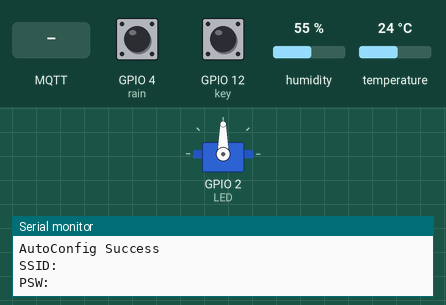
Bench run of a sketch on a simulated ESP8266 (NodeMCU). Parts: servo, the last lines printed to the serial monitor. The test bench sets the inputs (shaded band); at power-on: GPIO 12 (key) LOW, GPIO 4 (rain) HIGH, humidity 55 %, temperature 24 °C. WiFi joins after 1.5 s; servers stay silent unless stated; no MQTT or app messages arrive unless stated.

Above: at 2.7 s.
2.8 s: MQTT message "3" arrives on the first subscribed topic
At 4.0 s:
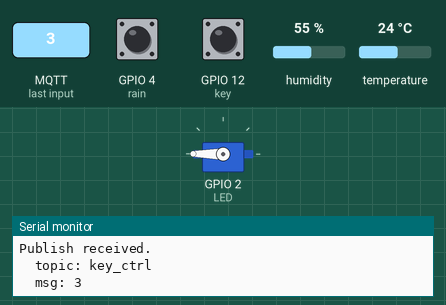
4.3 s: GPIO 12 (key) pulled HIGH for 1 s
At 5.7 s:
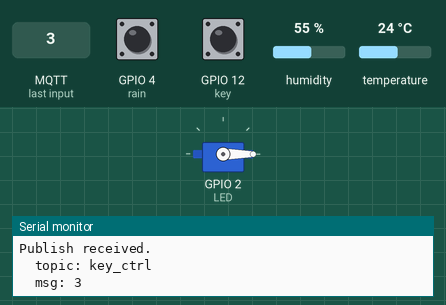
Timing chart, 0 to 7.3 s (numbered marks = the images above; inputs shaded):
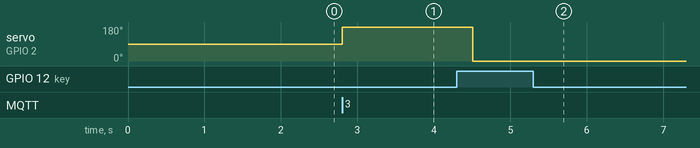

The sketch:

esp_2.ino
```cpp
#include <Arduino.h>
#include <DHT.h>
#include <Wire.h>
#include <Servo.h>

#include <ESP8266WiFi.h>
#include <Ticker.h>
#include <AsyncMqttClient.h>

//#define WIFI_SSID "ZTE-E8820S"
//#define WIFI_PASSWORD "12345678"

//#define MQTT_HOST IPAddress(www.xiaotao2333.top)
#define MQTT_HOST "rise.rnrn.tk"
#define MQTT_PORT 5010 //默认1883，传透至5010

// Temperature MQTT Topics
#define MQTT_PUB_TEMP "esp_2/temperature"
#define MQTT_PUB_HUM  "esp_2/humidity"
#define MQTT_PUB_SMOK "esp_2/smoker"
#define MQTT_PUB_RAIN "esp_2/rain"
#define MQTT_PUB_POS  "esp_2/pos"


AsyncMqttClient mqttClient;
Ticker mqttReconnectTimer;
WiFiEventHandler wifiConnectHandler;
WiFiEventHandler wifiDisconnectHandler;
Ticker wifiReconnectTimer;


#define DHTPIN 5
#define DHTTYPE    DHT11     // DHT 11
DHT dht(DHTPIN, DHTTYPE);

const int analogInPin = A0;  //ESP8266模拟引脚ADC0,也就是A0
int sensorValue = 0;
int rain = 4;//D2
int key = 12;//D6
int LED =2;
int duoji_satage;//全局变量储存舵机角度

Servo myServo;  // 定义Servo对象来控制
int pos = 0;    // 角度存储变量
int rain_satage;


void connectToWifi() {
  Serial.println("Connecting to Wi-Fi...");
 // WiFi.begin(WIFI_SSID, WIFI_PASSWORD);
  wifi();
}

void connectToMqtt() {
  Serial.println("Connecting to MQTT...");
  mqttClient.connect();
}

void onWifiConnect(const WiFiEventStationModeGotIP& event) {
  Serial.println("Connected to Wi-Fi.");
  connectToMqtt();
}

void onWifiDisconnect(const WiFiEventStationModeDisconnected& event) {
  Serial.println("Disconnected from Wi-Fi.");
  mqttReconnectTimer.detach(); // ensure we don't reconnect to MQTT while reconnecting to Wi-Fi
  wifiReconnectTimer.once(2, connectToWifi);
}

void onMqttConnect(bool sessionPresent) {
  Serial.println("Connected to MQTT.");
  Serial.print("Session present: ");
  Serial.println(sessionPresent);

  uint16_t packetIdSub = mqttClient.subscribe("key_ctrl", 2);
}

void onMqttDisconnect(AsyncMqttClientDisconnectReason reason) {
  Serial.println("Disconnected from MQTT.");

  if (WiFi.isConnected()) {
    mqttReconnectTimer.once(2, connectToMqtt);
  }
}

void onMqttSubscribe(uint16_t packetId, uint8_t qos) {
  Serial.println("Subscribe acknowledged.");
  Serial.print("  packetId: ");
  Serial.println(packetId);
  Serial.print("  qos: ");
  Serial.println(qos);
}
void onMqttUnsubscribe(uint16_t packetId) {
  Serial.println("Unsubscribe acknowledged.");
  Serial.print("  packetId: ");
  Serial.println(packetId);
}

void onMqttMessage(char* topic, char* payload, AsyncMqttClientMessageProperties properties, size_t len, size_t index, size_t total) {
  Serial.println("Publish received.");
  Serial.print("  topic: ");
  Serial.println(topic);
  Serial.print("  msg: ");
  for (int i = 0; i < len; i++)
  {
    Serial.print(payload[i]);
  }
  Serial.println();

 if(topic[0]=='k'&&topic[1]=='e'&&topic[2]=='y')
  {
    if(payload[0]=='3')
    {myServo.write(180); duoji_satage=180;}
    if(payload[0]=='2')
    {myServo.write(90); duoji_satage=90;}
    if(payload[0]=='1')
    {myServo.write(0); duoji_satage=0;}
  }

  //待改写

}

void onMqttPublish(uint16_t packetId) {
  Serial.println("Publish acknowledged.");
  Serial.print("  packetId: ");
  Serial.println(packetId);
}

void bled()
{
 digitalWrite(LED_BUILTIN, LOW);
 delay(10);
 digitalWrite(LED_BUILTIN, HIGH);
}
void wifi()
{
  WiFi.mode(WIFI_STA);
  WiFi.begin();
  int i=0;
  while(i<=30){
    Serial.println(i);
    delay(100);
    if (WiFi.status() == WL_CONNECTED)break;
    i++;

  }

  if (WiFi.status() == WL_CONNECTED)
  {
    Serial.println("AutoConfig Success");
    Serial.printf("SSID:%s\r\n", WiFi.SSID().c_str());
    Serial.printf("PSW:%s\r\n", WiFi.psk().c_str());
    WiFi.printDiag(Serial);
  }
  else
  {
    smartConfig();//调用smartconfig
  }
}
void smartConfig() {
  Serial.println("begin stmart config...");
  WiFi.beginSmartConfig();
  while (WiFi.status() != WL_CONNECTED) {
    Serial.println("place use ESP-touch app to config wifi...");
    digitalWrite(LED, HIGH);

    delay(300);
    digitalWrite(LED, LOW);
    delay(300);
    if (WiFi.smartConfigDone()) {
      Serial.println("\r\nsmartconfig success");
      Serial.printf("SSID:%S", WiFi.SSID().c_str());
      Serial.printf("PW:%s", WiFi.psk().c_str());
      break;
    }
  }
}
/*
 smartconfig 配套清除wifi信息函数
*/
void delwifi()
{
    ESP.eraseConfig();
    delay(1000);
    Serial.println("已清除wifi信息，正在重启！");
    ESP.reset();
    ESP.restart();
}

void read_data()
{
  float newT = dht.readTemperature();
  float newH = dht.readHumidity();

  sensorValue = analogRead(analogInPin);
  rain_satage=digitalRead(rain);

  Serial.print("温度：");
  Serial.println(newT);
  Serial.print("湿度：");
  Serial.println(newH);
  Serial.print("sensor = ");
  Serial.println(sensorValue);
  Serial.print("rain = ");
  Serial.println(rain_satage);
  Serial.print("key = ");
  Serial.println(digitalRead(key));
  Serial.print("pos = ");
  Serial.println(duoji_satage);

  mqtt_pub(newT,newH,sensorValue,rain_satage,duoji_satage);//mqtt 发布
  Serial.println("-------send ok!-------");
}

void mqtt_pub(float newT,float newH,int sensorValue,int rain_satage,int duoji_satage )
{
  uint16_t packetIdPub1 = mqttClient.publish(MQTT_PUB_TEMP, 1, true, String(newT).c_str());
  uint16_t packetIdPub2 = mqttClient.publish(MQTT_PUB_HUM, 1, true, String(newH).c_str());
  uint16_t packetIdPub3 = mqttClient.publish(MQTT_PUB_SMOK, 1, true, String(sensorValue).c_str());
  uint16_t packetIdPub4 = mqttClient.publish(MQTT_PUB_RAIN, 1, true, String(rain_satage).c_str());
  uint16_t packetIdPub5 = mqttClient.publish(MQTT_PUB_POS, 1, true, String(duoji_satage).c_str());

}


void duoji(int pos)
{
  myServo.write(pos);
  delay(1000);
}

int k=0;
void key_ctrl()
{
  if(digitalRead(key)==1)
  {
    delay(3);
    if(digitalRead(key)==1)
    { k++;
      //Serial.println(digitalRead(key));
      if(k%2==0)
      {duoji(180);duoji_satage=180;}
      else{duoji(0);duoji_satage=0;}

    }
  }
}


void setup(){
  Serial.begin(115200);
  myServo.attach(2,554,2500);//（针脚，方波最小，方波最大）
  dht.begin();
  pinMode(rain, INPUT);
  pinMode(key, INPUT);
  pinMode(LED, OUTPUT);
  wifiConnectHandler = WiFi.onStationModeGotIP(onWifiConnect);
  wifiDisconnectHandler = WiFi.onStationModeDisconnected(onWifiDisconnect);

  mqttClient.onConnect(onMqttConnect);
  mqttClient.onDisconnect(onMqttDisconnect);
  mqttClient.onSubscribe(onMqttSubscribe);
  mqttClient.onUnsubscribe(onMqttUnsubscribe);
  mqttClient.onMessage(onMqttMessage);
  mqttClient.onPublish(onMqttPublish);
  mqttClient.setServer(MQTT_HOST, MQTT_PORT);

  connectToWifi();


}
int time_add=0;
String s1="delwifi";
void loop(){


  key_ctrl();
 // myServo.write(sensorValue*0.17578125);
  delay(1000);
  time_add++;
  if(time_add%15==0)
  {
    read_data();
    bled();
  }
  if(time_add==60)
  {time_add=0;}

  if(Serial.available()){
  String s=Serial.readStringUntil('\n');
  if (s.indexOf(s1)!=NULL)
   {
    delwifi();
   }
  }

}
```

Measured:
- after the input at 2.8 s, servo on GPIO 2 (LED): 90° → 180° at once
- after the input at 4.3 s, servo on GPIO 2 (LED): 180° → 0° after 0.21 s
